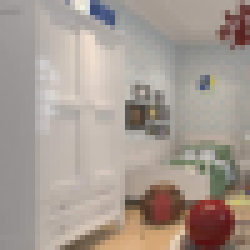
#> input picture old_web/temp.png, 50 x 50 px (shown 5 times larger)
$ python -i utils.py   (imports and definitions only)   (older library calls are emulated)
#> lines starting #> are read from the running program, lines starting #| are printed output that depends on the picture
#_*_coding:utf-8_*_

from django.conf import settings
import uuid,os,json,logging,time,shutil
from datetime import datetime,date
from PIL import Image
logger = logging.getLogger(__name__)
def invite_register(from_nick,invite_content,reg_url):
    msg = u'''<!DOCTYPE html PUBLIC "-//W3C//DTD XHTML 1.0 Transitional//EN" "http://www.w3.org/TR/xhtml1/DTD/xhtml1-transitional.dtd">
              <html xmlns="http://www.w3.org/1999/xhtml">
              <head></head><body><div class="main" style="width:100%;color:#000000;background-color:f8f8f8;font:12px/1.5 Microsoft Yahei,宋体,arial,\5b8b\4f53;">
              <div class="content" style="width:600px;margin:0 auto;font-size:16px;"> <div class="title" style="width:600px;height:64px;line-height:64px;">'''
    msg += u'''<span style="font-size:18px;color:#0e5bbf;">''' + from_nick  + u'''</span>&nbsp;邀请您一起使用办公协同软件：SimpleNect </div>'''
    msg += u'''<div class="invate_msg" style="color:#838383;line-height:45px;word-wrap: break-word;"> &nbsp;&nbsp;&nbsp;&nbsp;“''' + invite_content + u'''” </div>'''
    msg += u'''<div class="download_area" style="height:64px;width:222px;margin-left:203px;margin-top:18px;">'''
    msg += u'''<a href="'''  + settings.DOMAIN  + u'''"> <img src="'''  + settings.STATIC_URL  + u'''images/email_download.jpg" style="border:none;"/></a></div>'''
    msg += u'''<div class="fun_area" style="width:548px;margin-left:30px;margin-top:48px;"><div class="fun_area_title" style="">SimpleNect能够：</div>'''
    msg += u'''<div class="fun_img"><img src="''' + settings.STATIC_URL + u'''images/email_fun.jpg" /> </div>'''
    msg += u'''<div class="fun_area_text" style="margin-top:20px;line-height:35px;word-wrap: break-word;color:#838383;"> SimpleNect大大
               <span style="font-size:17px;color:#000000;">简化</span>了共享文件和打印机的操作，更把共享的范围从局域 网扩展到整个
               <span style="font-size:17px;color:#000000;">互联网</span>，也就是说A用户在上海，B用户在北京，两人仍然可以通过SimpleNect
               <span style="font-size:17px;color:#000000;">共享</span>自己电脑里的文件或打印机</div>
               <div class="fun_area_link" style="margin:10px 0 10px 0;height:26px;line-height:26px;text-align:right;">'''
    msg += u'''<a href="''' + reg_url + u'''" style="color:#0e5bbf;text-decoration:underline;">访问SimpleNect网站</a>'''
    msg += u'''</div></div><div class="content_foot" style="height:50px;"></div></div></div></body></html>'''
    return msg

def invite_tip(from_nick,invite_content,site_url):
    msg = u'''<!DOCTYPE html PUBLIC "-//W3C//DTD XHTML 1.0 Transitional//EN" "http://www.w3.org/TR/xhtml1/DTD/xhtml1-transitional.dtd">
              <html xmlns="http://www.w3.org/1999/xhtml">
              <head></head><body><div class="main" style="width:100%;color:#000000;background-color:f8f8f8;font:12px/1.5 Microsoft Yahei,宋体,arial;">
              <div class="content" style="width:600px;margin:0 auto;font-size:16px;">'''
    msg += u'''<div class="title" style="width:600px;height:50px;line-height:50px;"><span style="font-size:18px;color:#0e5bbf;">'''  + from_nick
    msg += u'''</span>&nbsp;''' + invite_content + u'''</div>'''
    msg += u'''<div class="fun_area" style="width:548px;margin-left:30px;margin-top:48px;">
               <div class="fun_area_link" style="margin:10px 0 10px 0;height:26px;line-height:26px;text-align:right;">'''
    msg += u'''<a href="''' + site_url + u'''" style="color:#0e5bbf;text-decoration:underline;">访问SimpleNect网站</a>
               </div></div><div class="content_foot" style="height:50px;"></div></div></div></body></html>'''
    return msg

def avatar_edit(image):
    if image:
        datePath =date.strftime(date.today(),"%Y/%m/%d")
        uid = uuid.UUID.time_low.fget(uuid.uuid4())
        folder = "User/"+str(datePath)
        ext = str(image.content_type).split("/")[-1:][0]
        if ext in ('png','jpeg','gif','bmp'):
            file_name = image.name.encode('utf-8')
            file_size = str(image.size)
            file_uid = str(uid)
            path_root = settings.MEDIA_ROOT
            path_folder = path_root + folder
            path_upload = path_folder + "/" + file_uid + "." +ext
            path_save = path_folder + "/" + file_uid + ".jpg"
            save_50 = path_folder + "/" + 'snap_50X50_' + file_uid + '.jpg'
            save_60 = path_folder + "/" + 'snap_60X60_' + file_uid + '.jpg'
            avatar_info = 'folder='+ folder + ',uid=' + file_uid + ',ext=jpg' + ',swidth=50,sheight=50' + ',name=' +file_name +',size=' + file_size
            try:
                if not os.path.isdir(path_folder):
                    os.makedirs(path_folder)
                try:
                    with open(path_upload,'wb') as fd:
                        for chunk in image.chunks():
                            fd.write(chunk)
                except Exception as e:
                    logger.debug(u"图片上传失败！%s",e)
                    return 0,"上传图片失败！"
                size_50 = (50,50)
                size_60 = (60,60)
                image = Image.open(path_upload)
                if image.format == 'GIF':
                    image = image.convert('RGB')
                image.save(path_save,format="jpeg",quality=100)
                image.resize(size_50,Image.ANTIALIAS).save(save_50,format="jpeg",quality=95)
                image.resize(size_60,Image.ANTIALIAS).save(save_60,format="jpeg",quality=95)
                if os.path.exists(save_60) and os.path.exists(path_save):
                    shutil.copy(save_60,path_save)
                return 1,avatar_info
            except Exception as e:
                logger.debug(u"压缩图片失败！%s",e)
                return 0,"""上传文件失败请重新上传！"""
        else:
            return 0,"""不是支持的文件类型！"""
    else:
        return 2,"""未上传图片"""

>>> import cv2
>>> picture = cv2.imread('../../old_web/temp.png', cv2.IMREAD_GRAYSCALE)
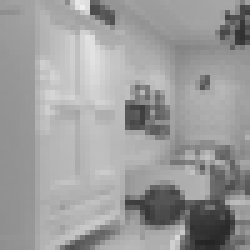
#> picture: shape (50, 50) (shown 5 times larger); min 37, max 238, mean 156.3
#> (the run stopped early here; a loop or call above may not have finished)
